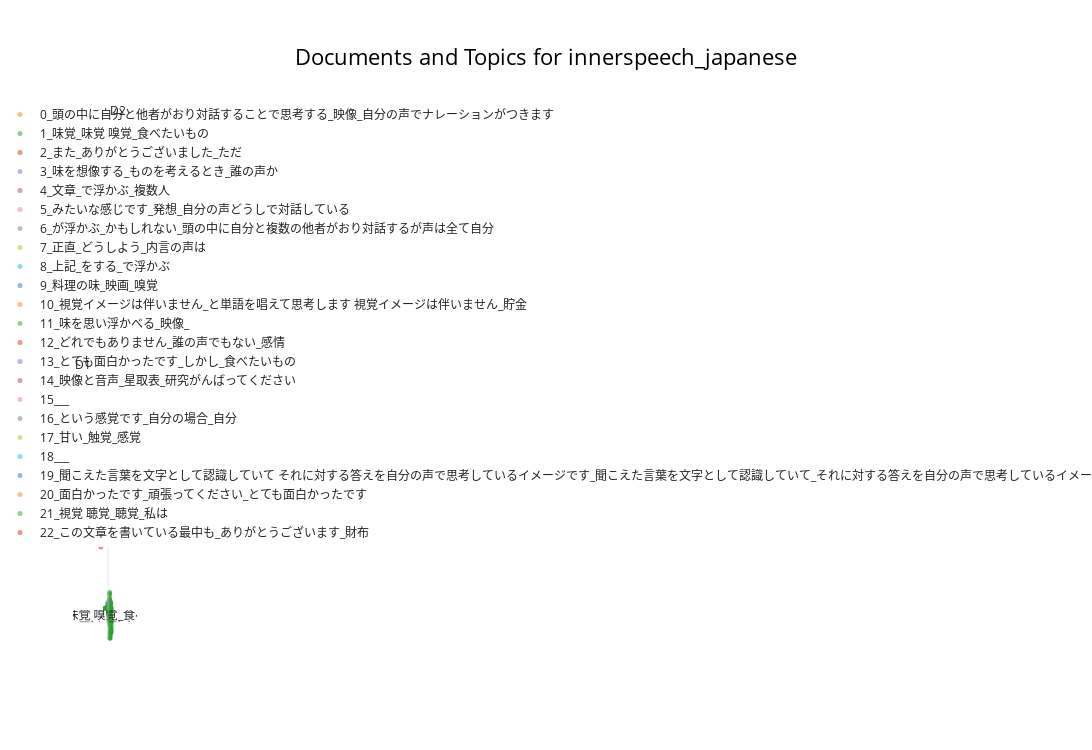

Notebook code for this chart:
### Code cell
model.visualize_documents(all_reports,title=f'Documents and Topics for {dataset}')
